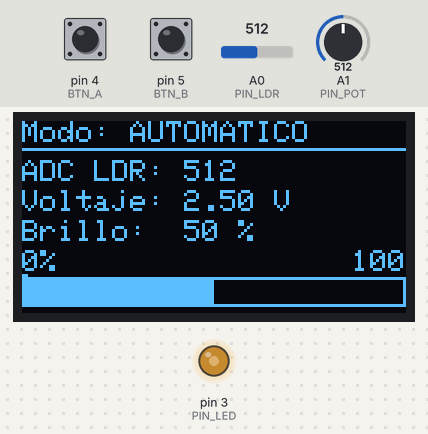
A sketch run on a simulated Arduino Uno, built with avr-gcc and run on an emulated ATmega328P. Shown: 128×64 one-colour display, output pins drawn as LEDs (lit = HIGH). Inputs (shaded band) come from the test bench; at power-on: A0 (PIN_LDR) = 512, pin 4 (BTN_A) HIGH, A1 (PIN_POT) = 512, pin 5 (BTN_B) HIGH. What the sketch prints to the serial monitor is not drawn.

Above: at 2.0 s.
2.1 s: A0 (PIN_LDR) set to 498
At 3.1 s:
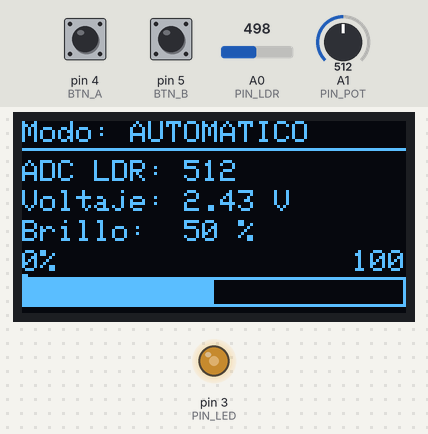
3.8 s: pin 4 (BTN_A) pulled LOW for 1 s
At 6.0 s:
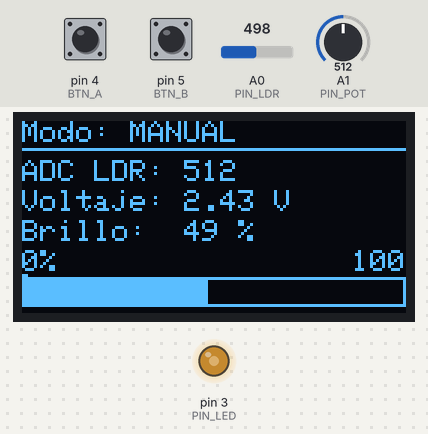
6.3 s: A0 (PIN_LDR) set to 511
At 7.0 s:
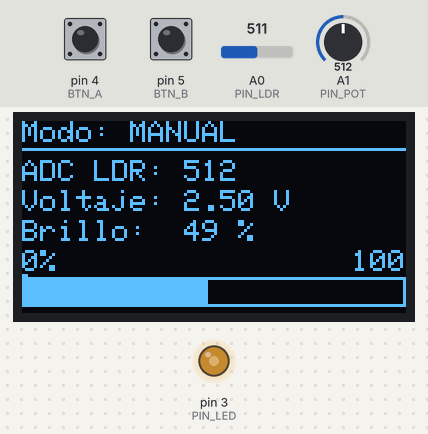
7.9 s: A1 (PIN_POT) set to 190
At 9.2 s:
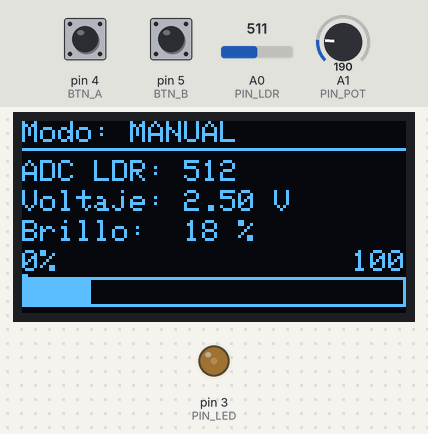
9.5 s: A1 (PIN_POT) set to 1023
At 10.0 s:
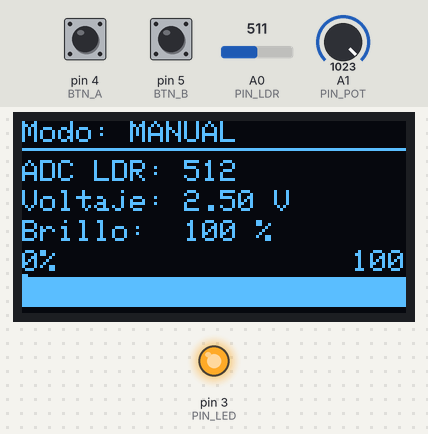
11.1 s: A1 (PIN_POT) set to 716
At 12.6 s:
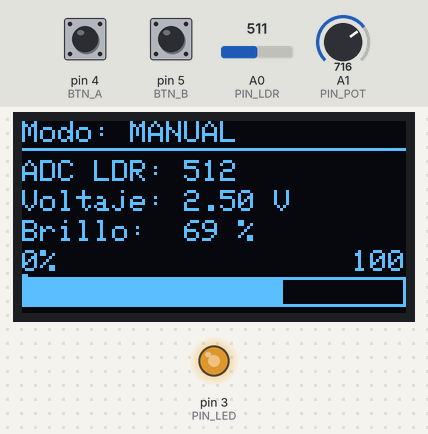
Timing chart, 0 to 13.8 s (numbered marks = the images above; inputs shaded):
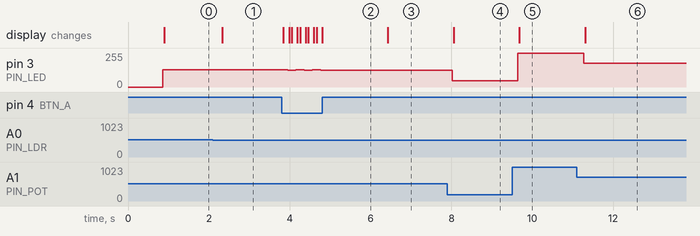

Measured:
- the behaviour switches between 511 and 510 on A0 (PIN_LDR) (found by bisection; images 0 and 1)
- after the input at 2.1 s, the display: changes after 0.24 s (image 1)
- after the input at 3.8 s, pin 3 (PIN_LED): alternates 128/255 for 0.20 s and 127/255 for 0.21 s, 5 changes in all, then stays 127/255, starting after 0.15 s; the display: first changes after 0.05 s (image 2 shows a later state)
- after the input at 6.3 s, the display: changes after 0.12 s (image 3)
- after the input at 7.9 s, pin 3 (PIN_LED): 127/255 → 47/255 after 0.12 s; the display: changes after 0.15 s (image 4)
- after the input at 9.5 s, pin 3 (PIN_LED): 47/255 → 255/255 after 0.14 s; the display: changes after 0.17 s (image 5)
- after the input at 11.1 s, pin 3 (PIN_LED): 255/255 → 178/255 after 0.18 s; the display: changes after 0.21 s (image 6)

The sketch:

P2_Brillo_Adaptativo.ino
```cpp
// ============================================================
// PROYECTO INTEGRADOR 2 — Controlador de Brillo Adaptativo
// LED RGB cátodo común | Wokwi
// ============================================================

#include <Wire.h>
#include <Adafruit_GFX.h>
#include <Adafruit_SSD1306.h>

// ── OLED
#define SCREEN_WIDTH 128
#define SCREEN_HEIGHT 64
Adafruit_SSD1306 display(SCREEN_WIDTH, SCREEN_HEIGHT, &Wire, -1);

// ── PINES
#define PIN_LDR   A0
#define PIN_POT   A1
#define PIN_LED   3      // PWM
#define BTN_A     4      // cambia modo AUTO/MANUAL
#define BTN_B     5      // reset brillo a 50%

// ── MODOS
#define MODO_AUTO   0
#define MODO_MANUAL 1

// ── VARIABLES
int  modo          = MODO_AUTO;
int  brilloPWM     = 127;   // 0-255
int  brilloPct     = 50;    // 0-100 para mostrar
int  ldrVal        = 0;
int  ldrPrev       = 0;     // para histéresis REQ-07
float voltaje      = 0.0;

unsigned long tSerial  = 0;
unsigned long tDebA    = 0;
unsigned long tDebB    = 0;
unsigned long tOLED    = 0;

// ────────────────────────────────────────────────────────────
void setup() {
  Serial.begin(9600);
  pinMode(PIN_LED, OUTPUT);
  pinMode(BTN_A,   INPUT_PULLUP);
  pinMode(BTN_B,   INPUT_PULLUP);

  if (!display.begin(SSD1306_SWITCHCAPVCC, 0x3C)) {
    Serial.println("Error OLED"); while(true);
  }
  display.clearDisplay();
  display.setTextColor(SSD1306_WHITE);
  display.setTextSize(1);
  display.setCursor(0,0);
  display.println("Iniciando...");
  display.display();
  delay(800);
}

// ────────────────────────────────────────────────────────────
void loop() {
  unsigned long ahora = millis();
  leerBotones(ahora);
  leerSensores(ahora);
  aplicarBrillo();
  enviarSerial(ahora);
  actualizarOLED(ahora);
}

// ── BOTONES
void leerBotones(unsigned long ahora) {
  // Botón A: alterna modo
  if (digitalRead(BTN_A) == LOW && ahora - tDebA > 200) {
    modo = (modo == MODO_AUTO) ? MODO_MANUAL : MODO_AUTO;
    tDebA = ahora;
  }
  // Botón B: reset brillo a 50%
  if (digitalRead(BTN_B) == LOW && ahora - tDebB > 200) {
    brilloPWM = 127;
    tDebB = ahora;
  }
}

// ── LECTURA SENSORES cada 200 ms (REQ-01)
void leerSensores(unsigned long ahora) {
  if (ahora - tOLED < 200) return;
  tOLED = ahora;

  // Leer LDR
  int lectura = analogRead(PIN_LDR);
  voltaje = lectura * (5.0 / 1023.0);

  // REQ-07: histéresis ±50 counts para evitar parpadeo
  if (abs(lectura - ldrPrev) >= 50) {
    ldrVal   = lectura;
    ldrPrev  = lectura;
  }

  if (modo == MODO_AUTO) {
    // REQ-02: inversamente proporcional — más luz = menos brillo
    brilloPWM = map(ldrVal, 0, 1023, 255, 0);
  } else {
    // REQ-03: modo manual — potenciómetro controla brillo
    int pot = analogRead(PIN_POT);
    brilloPWM = map(pot, 0, 1023, 0, 255);
  }

  brilloPct = map(brilloPWM, 0, 255, 0, 100);
}

// ── APLICAR PWM AL LED
void aplicarBrillo() {
  analogWrite(PIN_LED, brilloPWM);
}

// ── SERIAL cada 500 ms (REQ-06)
void enviarSerial(unsigned long ahora) {
  if (ahora - tSerial < 500) return;
  tSerial = ahora;

  String modoStr = (modo == MODO_AUTO) ? "AUTO" : "MANUAL";
  Serial.print("["); Serial.print(modoStr); Serial.print("] ");
  Serial.print("LDR: "); Serial.print(ldrVal);
  Serial.print(" | V: "); Serial.print(voltaje, 2);
  Serial.print("v | Brillo: "); Serial.print(brilloPct);
  Serial.println("%");
}

// ── OLED (REQ-05)
void actualizarOLED(unsigned long ahora) {
  display.clearDisplay();
  display.setTextColor(SSD1306_WHITE);

  // Título / modo
  display.setTextSize(1);
  display.setCursor(0, 0);
  display.print("Modo: ");
  display.println(modo == MODO_AUTO ? "AUTOMATICO" : "MANUAL");
  display.drawLine(0, 9, 127, 9, SSD1306_WHITE);

  // LDR y voltaje
  display.setCursor(0, 13);
  display.print("ADC LDR: ");
  display.println(ldrVal);

  display.setCursor(0, 23);
  display.print("Voltaje: ");
  display.print(voltaje, 2);
  display.println(" V");

  // Brillo en número
  display.setCursor(0, 33);
  display.print("Brillo:  ");
  display.print(brilloPct);
  display.println(" %");

  // Barra gráfica de brillo (REQ-05)
  display.setCursor(0, 43);
  display.print("0%");
  display.setCursor(110, 43);
  display.print("100%");
  display.drawRect(0, 52, 128, 10, SSD1306_WHITE);
  int barraAncho = map(brilloPct, 0, 100, 0, 126);
  display.fillRect(1, 53, barraAncho, 8, SSD1306_WHITE);

  display.display();
}
```
